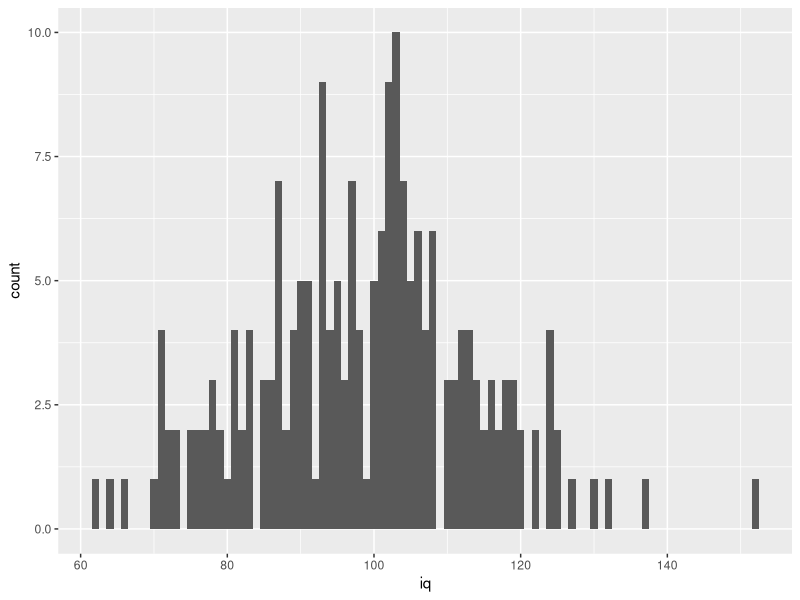
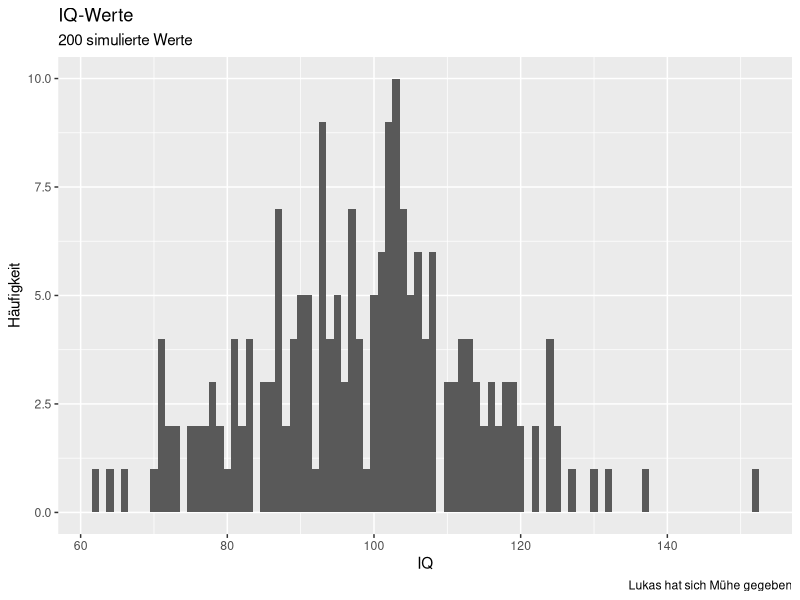
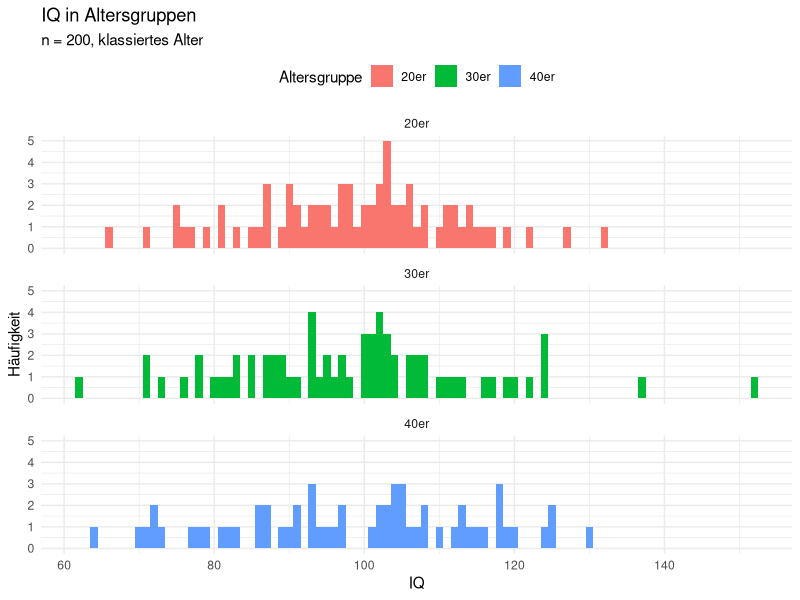

These charts were generated, in order, by the following R code:
## ---- chunk 1
knitr::opts_chunk$set(eval = FALSE, 
                      message = FALSE, 
                      error = FALSE, 
                      warning = FALSE)
library(dplyr)
library(ggplot2)
## ---- chunk 2
würfel <- c(5, 1, 2, 4, 6, 2, 3, 4, 4, 2)
## ---- chunk 3
mean(würfel)
median(würfel)
## ---- chunk 4
würfel_100 <- sample(x = 1:6, size = 100, replace = TRUE)
## ---- chunk 5
# rnorm: Normalverteilte Zufallszahlen:
rnorm(n = 50, mean = 100, sd = 15)

# runif: Gleichverteilte Zufallszahlen
runif(n = 50, min = 0, max = 100)
## ---- chunk 6
iq <- rnorm(n = 50, mean = 100, sd = 15)
## ---- chunk 7
iq <- round(rnorm(n = 50, mean = 100, sd = 15))
## ---- chunk 8
library(dplyr)
## ---- chunk 9
personen <- tibble(id = seq(from = 1, to = 200, by = 1),
                   iq = round(rnorm(200, 100, 15)),
                   farbe = sample(c("rot", "grün", "blau"), 200, replace = TRUE),
                   alter = round(runif(200, min = 20, max = 49))
            )
## ---- chunk 10
summary(personen)

summary(personen$iq)
summary(personen$farbe)
## ---- chunk 11
table(personen$farbe)
## ---- chunk 12
ggplot(data = personen, aes(x = iq)) +
  geom_histogram(binwidth = 1)
## ---- chunk 13
ggplot(data = personen, aes(x = iq)) +
  geom_histogram(binwidth = 1) +
  labs(title = "IQ-Werte", subtitle = "200 simulierte Werte",
       x = "IQ", y = "Häufigkeit", caption = "Lukas hat sich Mühe gegeben")
## ---- chunk 14
filter(personen,
       alter <= 35, alter >= 25,
       iq > 100,
       farbe == "grün")
## ---- chunk 15
# Ganz explizite Lösung:
personen$alter_k <- case_when(
    personen$alter >= 40 & personen$alter <= 50 ~ "40er",
    personen$alter >= 30 & personen$alter <= 40 ~ "30er",
    personen$alter >= 20 & personen$alter <= 30 ~ "20er"
  )

# Kompaktere Lösung, die wegen der Reihenfolge der Bedingungen funktioniert:
personen$alter_k <- case_when(
    personen$alter >= 40 ~ "40er",
    personen$alter >= 30 ~ "30er",
    personen$alter >= 20 ~ "20er"
  )
## ---- chunk 16
personen %>%
  group_by(alter_k) %>%
  summarize(Mittelwert = mean(iq),
            Standardabweichung = sd(iq))
## ---- chunk 17
ggplot(data = personen, aes(x = iq, fill = alter_k)) +
  geom_histogram(binwidth = 1) +
  facet_wrap(~alter_k, ncol = 1) +
  labs(title = "IQ in Altersgruppen",
       subtitle = "n = 200, klassiertes Alter",
       x = "IQ", y = "Häufigkeit", fill = "Altersgruppe") +
  theme_minimal() +
  theme(legend.position = "top")
